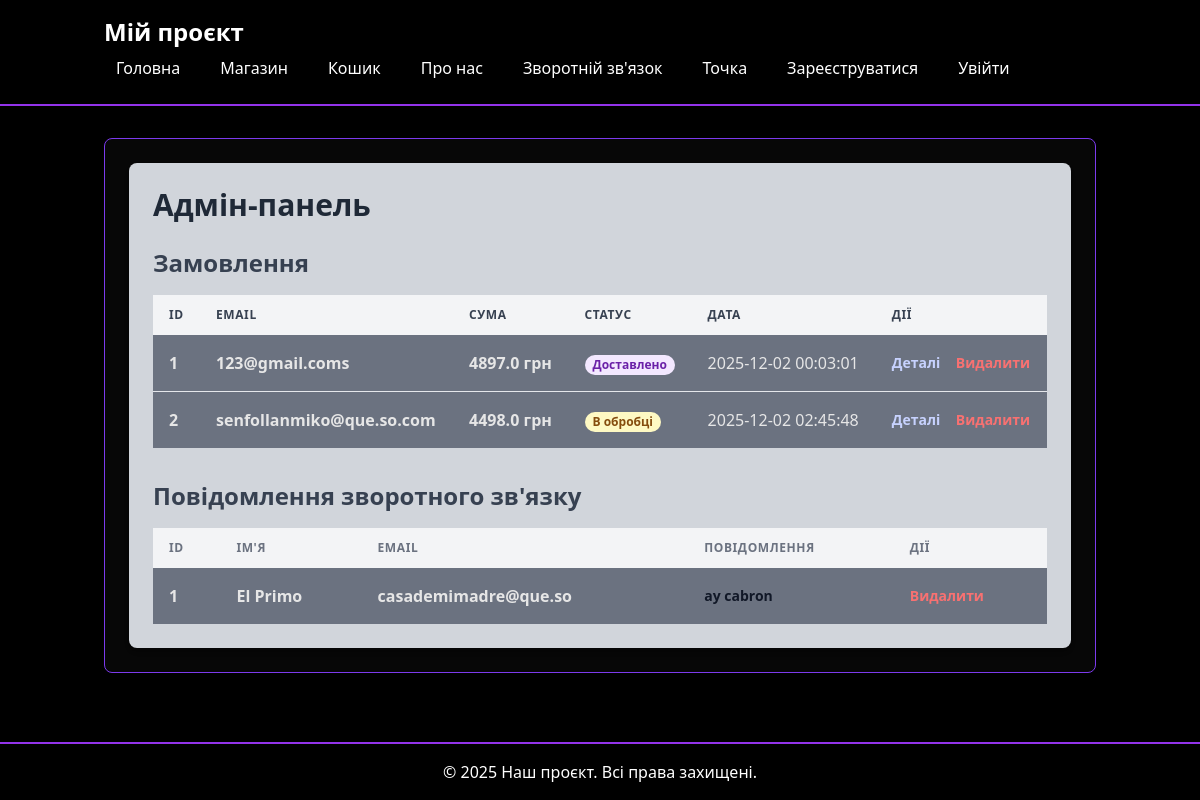
The page /admin on the database as committed earlier.
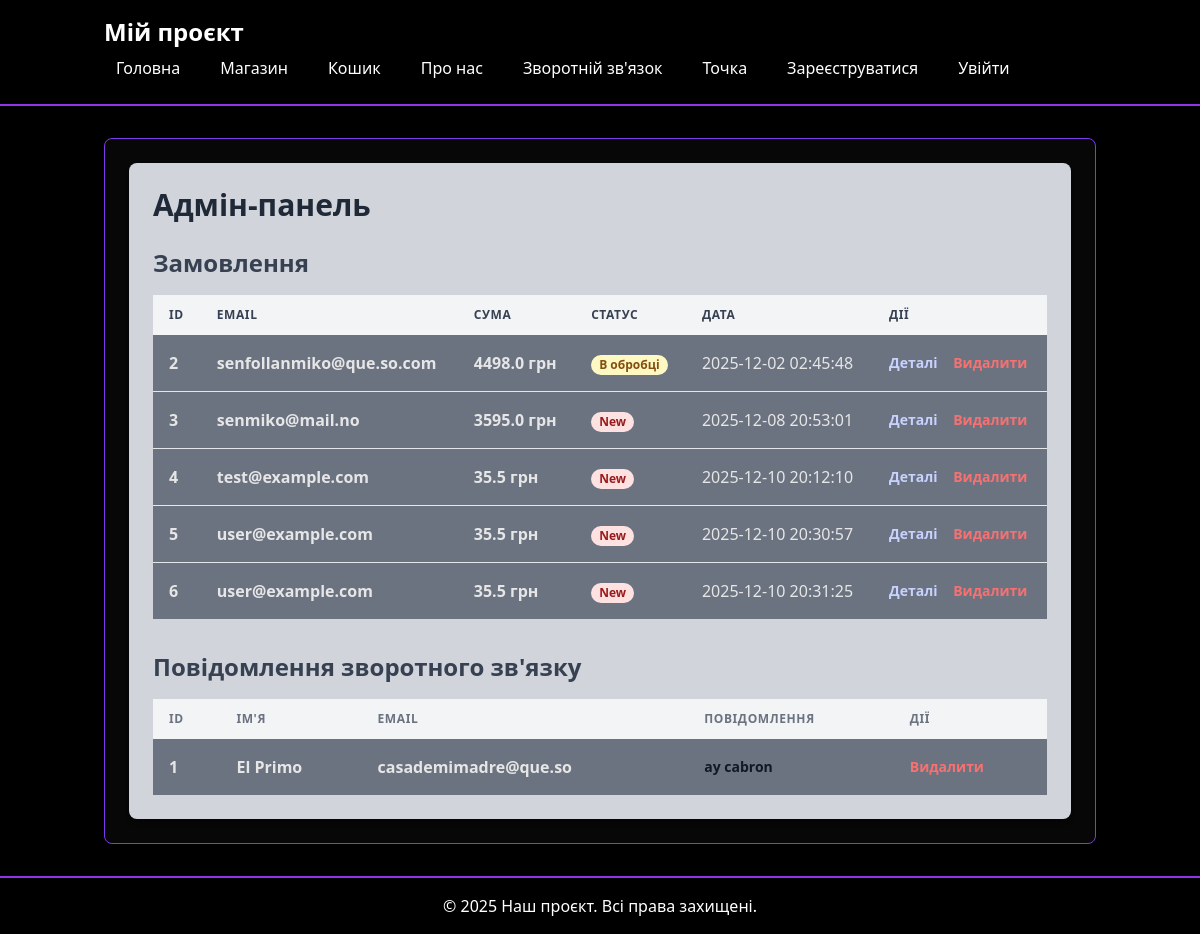
The same page on the database as committed later.
### tables this page shows
CREATE TABLE orders (id INTEGER PRIMARY KEY AUTOINCREMENT, email TEXT, address TEXT, total_price REAL, status TEXT, date TEXT);

CREATE TABLE feedback (id INTEGER PRIMARY KEY AUTOINCREMENT, name TEXT, email TEXT, message TEXT);

### routes/admin.py (the view)
@admin_bp.route('/admin')
def admin():
    conn = get_db_connection()
    feedback = conn.execute('SELECT * FROM feedback').fetchall()
    conn.close()
    orders = get_orders()
    return render_template('admin.html', feedback=feedback, orders=orders)

### models.py (called while the page is built)
def get_db_connection() -> sqlite3.Connection:
    db_path = os.path.join(os.path.dirname(__file__), 'db.sqlite')
    conn = sqlite3.connect(db_path)
    conn.row_factory = sqlite3.Row
    return conn

def get_orders() -> List[Any]:
    conn = get_db_connection()
    orders = conn.execute('SELECT * FROM orders').fetchall()
    conn.close()
    return orders

### templates/admin.html (shortened to what this page needs)
{% extends "base.html" %}
{% block content %}
<div class="bg-gray-300 shadow-md rounded-lg p-6">
    <h1 class="text-3xl font-bold mb-6 text-gray-800">Адмін-панель</h1>
    <div class="mb-8">
        <h2 class="text-2xl font-semibold mb-4 text-gray-700">Замовлення</h2>
        <div class="overflow-x-auto">
            <table class="min-w-full bg-gray-500">
                <thead class="bg-gray-100">
                    <tr>
                        <th class="py-3 px-4 text-left text-xs font-bold text-gray-700 uppercase tracking-wider">ID</th>
                        <th class="py-3 px-4 text-left text-xs font-bold text-gray-700 uppercase tracking-wider">Email</th>
                        <th class="py-3 px-4 text-left text-xs font-bold text-gray-700 uppercase tracking-wider">Сума</th>
                        <th class="py-3 px-4 text-left text-xs font-bold text-gray-700 uppercase tracking-wider">Статус</th>
                        <th class="py-3 px-4 text-left text-xs font-bold text-gray-700 uppercase tracking-wider">Дата</th>
                        <th class="py-3 px-4 text-left text-xs font-bold text-gray-700 uppercase tracking-wider">Дії</th>
                    </tr>
                </thead>
                <tbody class="divide-y divide-gray-200">
                    {% for order in orders %}
                    <tr class="hover:bg-gray-600">
                        <td class="py-4 px-4 blackspace-nowrap font-bold">{{ order['id'] }}</td>
                        <td class="py-4 px-4 blackspace-nowrap font-bold">{{ order['email'] }}</td>
                        <td class="py-4 px-4 blackspace-nowrap font-bold">{{ order['total_price'] }} грн</td>
                        <td class="py-4 px-4 blackspace-nowrap font-bold">
                            <span class="px-2 inline-flex text-xs leading-5 font-bold rounded-full
                            {% if order['status'] == 'Нове' %}bg-green-100 text-green-800
                            {% elif order['status'] == 'В обробці' %}bg-yellow-100 text-yellow-800
                            {% elif order['status'] == 'Відправлено' %}bg-blue-100 text-blue-800
                            {% elif order['status'] == 'Доставлено' %}bg-purple-100 text-purple-800
                            {% else %}bg-red-100 text-red-800{% endif %}">
                                {{ order['status'] }}
                            </span>
                        </td>
                        <td class="py-4 px-4 blackspace-nowrap">{{ order['date'] }}</td>
                        <td class="py-4 px-4 blackspace-nowrap text-sm font-bold">
                            <a href="{{ url_for('admin.order_details', order_id=order['id']) }}" class="text-indigo-200 hover:text-indigo-900 mr-3">Деталі</a>
                            <form action="{{ url_for('admin.delete_order_route', order_id=order['id']) }}" method="post" class="inline">
                                <button type="submit" class="text-red-400 hover:text-red-900">Видалити</button>
                            </form>
                        </td>
                    </tr>
                    {% endfor %}
                </tbody>
            </table>
        </div>
    </div>
    <div>
        <h2 class="text-2xl font-semibold mb-4 text-gray-700">Повідомлення зворотного зв'язку</h2>
        <div class="overflow-x-auto">
            <table class="min-w-full bg-gray-500">
                <thead class="bg-gray-100">
                    <tr>
                        <th class="py-3 px-4 text-left text-xs font-bold text-gray-500 uppercase tracking-wider">ID</th>
                        <th class="py-3 px-4 text-left text-xs font-bold text-gray-500 uppercase tracking-wider">Ім'я</th>
                        <th class="py-3 px-4 text-left text-xs font-bold text-gray-500 uppercase tracking-wider">Email</th>
                        <th class="py-3 px-4 text-left text-xs font-bold text-gray-500 uppercase tracking-wider">Повідомлення</th>
                        <th class="py-3 px-4 text-left text-xs font-bold text-gray-500 uppercase tracking-wider">Дії</th>
                    </tr>
                </thead>
                <tbody class="divide-y divide-gray-200">
                    {% for item in feedback %}
                    <tr class="hover:bg-gray-600">
                        <td class="py-4 px-4 blackspace-nowrap font-bold">{{ item['id'] }}</td>
                        <td class="py-4 px-4 blackspace-nowrap font-bold">{{ item['name'] }}</td>
                        <td class="py-4 px-4 blackspace-nowrap font-bold">{{ item['email'] }}</td>
                        <td class="py-4 px-4">
                            <div class="text-sm text-gray-900 truncate max-w-xs font-bold">{{ item['message'] }}</div>
                        </td>
                        <td class="py-4 px-4 blackspace-nowrap text-sm font-bold">
                            <form action="{{ url_for('admin.delete_feedback', id=item['id']) }}" method="post">
                                <button type="submit" class="text-red-400 hover:text-red-800">Видалити</button>
                            </form>
                        </td>
                    </tr>
                    {% endfor %}
                </tbody>
            </table>
        </div>
    </div>
</div>
{% endblock %}

### templates/base.html (shortened to what this page needs)
<!DOCTYPE html>
<html lang="uk" class="h-full">
<head>
    <script src="https://cdn.tailwindcss.com"></script>
</head>
<body class="flex flex-col min-h-screen bg-black text-white font-sans leading-normal tracking-normal">
    <header class="bg-black text-white shadow-lg border-b-2 border-purple-600">
        <nav class="container mx-auto px-4 py-4">
            <div class="flex flex-wrap justify-between items-center">
                <a href="{{ url_for('home') }}" class="text-2xl font-bold hover:text-purple-300 transition duration-300">Мій проєкт</a>
                <ul id="menu" class="hidden w-full lg:flex lg:w-auto lg:space-x-4 flex-col lg:flex-row mt-4 lg:mt-0">
                    <li><a href="{{ url_for('home') }}" class="inline-flex items-center px-3 py-2 bg-transparent hover:bg-purple-800/20 rounded transition duration-300">Головна</a></li>
                    <li><a href="{{ url_for('shop.shop') }}" class="inline-flex items-center px-3 py-2 bg-transparent hover:bg-purple-800/20 rounded transition duration-300">Магазин</a></li>
                    <li><a href="{{ url_for('shop.cart') }}" class="inline-flex items-center px-3 py-2 bg-transparent hover:bg-purple-800/20 rounded transition duration-300">Кошик</a></li>
                    <li><a href="{{ url_for('about') }}" class="inline-flex items-center px-3 py-2 bg-transparent hover:bg-purple-800/20 rounded transition duration-300">Про нас</a></li>
                    <li><a href="{{ url_for('feedback.feedback') }}" class="inline-flex items-center px-3 py-2 bg-transparent hover:bg-purple-800/20 rounded transition duration-300">Зворотній зв'язок</a></li>
                    <li><a href="{{ url_for('dot.dot') }}" class="inline-flex items-center px-3 py-2 bg-transparent hover:bg-purple-800/20 rounded transition duration-300">Точка</a></li>
                    {% if session.get('username') %}
                        <li class="flex items-center px-3 py-2 text-sm">
                            <span class="mr-3">Увійшли як <strong>{{ session.get('username') }}</strong></span>
                            <a href="{{ url_for('logout') }}" class="inline-flex items-center px-3 py-2 bg-transparent hover:bg-purple-800/20 rounded transition duration-300">Вийти</a>
                        </li>
                    {% else %}
                        <li><a href="{{ url_for('register') }}" class="inline-flex items-center px-3 py-2 bg-transparent hover:bg-purple-800/20 rounded transition duration-300">Зареєструватися</a></li>
                        <li><a href="{{ url_for('login') }}" class="inline-flex items-center px-3 py-2 bg-transparent hover:bg-purple-800/20 rounded transition duration-300">Увійти</a></li>
                    {% endif %}
                </ul>
            </div>
        </nav>
    </header>
    <main class="flex-grow container mx-auto px-4 py-8">
        <div class="card-dark shadow-md rounded-lg p-6">
            {% block content %}{% endblock %}
        </div>
    </main>
    <footer class="bg-black text-white py-4 mt-auto border-t-2 border-purple-600">
        <div class="container mx-auto px-4 text-center">
            <p>&copy; 2025 Наш проєкт. Всі права захищені.</p>
        </div>
    </footer>
</body>
</html>

### templates/base.html (style rules this page uses)
body { background-color: #000000; color: #e6e6e6; }
.card-dark { background-color: #070707; border: 1px solid #7c3aed; color: #e6e6e6; }

Rows that differ between the two databases and show on the page:
removed orders: id "1", email "123@gmail.coms", total_price "4897.0", status "Доставлено", date "2025-12-02 00:03:01"
added orders: id "3", email "senmiko@mail.no", total_price "3595.0", status "New", date "2025-12-08 20:53:01"
added orders: id "4", email "test@example.com", total_price "35.5", status "New", date "2025-12-10 20:12:10"
added orders: id "5", email "user@example.com", total_price "35.5", status "New", date "2025-12-10 20:30:57"
added orders: id "6", email "user@example.com", total_price "35.5", status "New", date "2025-12-10 20:31:25"
